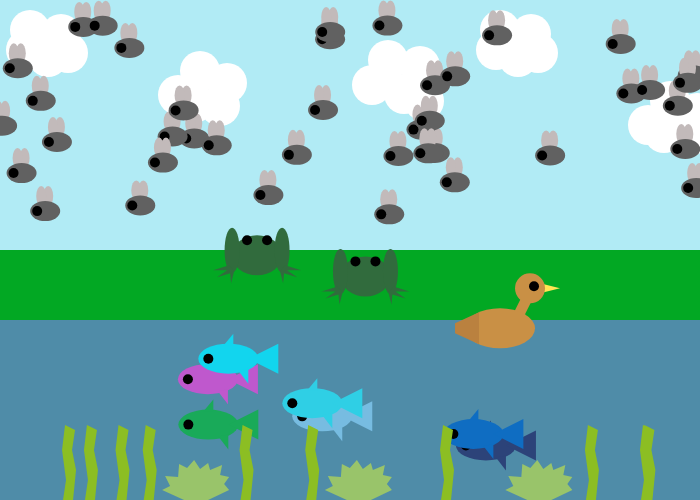
Frame 1 (no input)
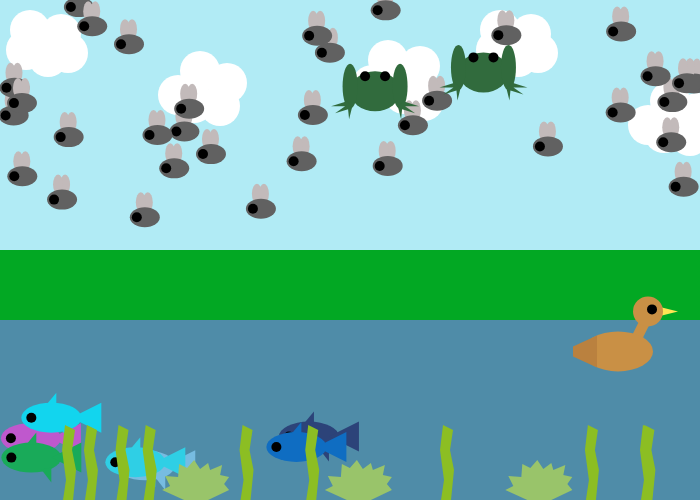
Frame 60 (no input)
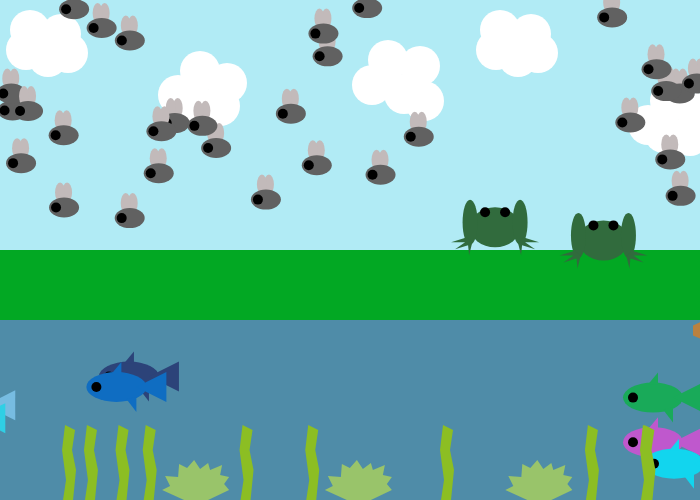
Frame 120 (the mouse pressed at the canvas centre since frame 60)

The p5.js sketch that drew these frames (run headless with seeded random() and noise() and a simulated clock; from frame 60 on, the mouse is pressed at the canvas centre):

// p5.js sketch
// ── sketch.js
var tamañoNube = 40;

var elPez;
var losPeces = [];
var numPeces = 7;

var laRana;
var lasRanas = [];
var numRanas = 2;

var pato;
var elPato = [];
var numPato = 1;

var laMosca;
var lasMoscas = [];
var numMoscas = 40;

var laPlantaMarina;
var lasPlantasMarinas = [];
var numPlantasMarinas = 3;

var elAlga;
var lasAlgas = [];
var numAlgas = 10;

function setup() { 
  createCanvas(700, 500);
  noStroke();
  
  //elPato = new Patito();
  for (var t = 0; t < numPato; t = t + 1) {
    elPato [t] = new Patito();
  }
  
  //elPez = new Pececito();
  for (var i = 0; i < numPeces; i = i + 1) {
    losPeces[i] = new Pececito();
  }
  
  //laRana = new Ranita();
  for (var j = 0; j < numRanas; j = j + 1) {
    lasRanas[j] = new Ranita();
  }
  
  //laMosca = new Mosquita();
  for (var u = 0; u < numMoscas; u = u + 1) {
    lasMoscas[u] = new Mosquita();
  }
  
  //laPlantaMarina = new PlantitaMarina();
  for (var p = 0; p < numPlantasMarinas; p = p + 1) {
    lasPlantasMarinas[p] = new PlantitaMarina();
  }
  
  //elAlga = new Alguita();
  for (var s = 0; s < numAlgas; s = s + 1){
    lasAlgas[s] = new Alguita();
  }
} 

function draw() { 
  background(220);
  //agua
  fill(79, 140, 168);
	rect(0, 320, 700, 380);
  //tierra
  fill(2, 168, 35);
	rect(0, 250, 700, 70);
  //cielo
  fill(177, 235, 245);
	rect(0, 0, 700, 250);
  fill(255, 255, 255);
  //nube1
  ellipse(30, 30, tamañoNube, tamañoNube);
	ellipse(61, 34, tamañoNube, tamañoNube);
	ellipse(26, 50, tamañoNube, tamañoNube);
	ellipse(48, 57, tamañoNube, tamañoNube);
	ellipse(68, 53, tamañoNube, tamañoNube);
	//nube 2
	ellipse(200, 71, tamañoNube, tamañoNube);
	ellipse(178, 95, tamañoNube, tamañoNube);
	ellipse(227, 83, tamañoNube, tamañoNube);
	ellipse(194, 103, tamañoNube, tamañoNube);
	ellipse(220, 106, tamañoNube, tamañoNube);
	//nube 3
	ellipse(388, 60, tamañoNube, tamañoNube);
	ellipse(372, 85, tamañoNube, tamañoNube);
	ellipse(404, 94, tamañoNube, tamañoNube);
	ellipse(424, 101, tamañoNube, tamañoNube);
	ellipse(420, 66, tamañoNube, tamañoNube);
  //nube 4
  ellipse(500, 30, tamañoNube, tamañoNube);
	ellipse(531, 34, tamañoNube, tamañoNube);
	ellipse(496, 50, tamañoNube, tamañoNube);
	ellipse(518, 57, tamañoNube, tamañoNube);
	ellipse(538, 53, tamañoNube, tamañoNube);
  //nube 5
  ellipse(670, 101, tamañoNube, tamañoNube);
	ellipse(648, 125, tamañoNube, tamañoNube);
	ellipse(697, 113, tamañoNube, tamañoNube);
	ellipse(664, 133, tamañoNube, tamañoNube);
	ellipse(690, 136, tamañoNube, tamañoNube);
  
  //peces
  //elPez.dibujarse();
  //elPez.moverse();
  for (var i = 0; i < numPeces; i = i + 1) {
    losPeces[i].dibujarse();
    losPeces[i].moverse();
    
    //nacen peces cuando tocan las plantas marinas
    for (var p = 0; p < numPlantasMarinas; p = p + 1){
      var distanciaCentro = dist(lasPlantasMarinas[p].x, lasPlantasMarinas[p].y, losPeces[i].x, losPeces[i].y);
      
      if(distanciaCentro < lasPlantasMarinas[p].tamaño){
        losPeces[i].nacer();
      }
    }
    
    //el pato se come a los peces 
    for (var t = 0; t < numPato; t = t + 1) {
      var disCentro = dist(elPato[t].x, elPato[t].y, losPeces[i].x, losPeces[i].y);

      if (disCentro < elPato[t].tamañoX/3) {
        losPeces[i].morir();
      }
    }
  }
  
  //algas
  //elAlga.dibujarse();
  for(var s = 0; s < numAlgas; s = s + 1){
    lasAlgas[s].dibujarse();
    
    for (var i = 0; i < numPeces; i = i + 1) {
    	var distanCentro = dist(losPeces[i].x, losPeces[i].y, lasAlgas[s].x, (lasAlgas[s].y - 70));
    
    	if (distanCentro < losPeces[i].tamañoX) {
      	lasAlgas[s].morir();
      }
    }
  }
  
  //mosca
  //laMosca.dibujarse();
  //laMosca.moverse();
  for (var u = 0; u < numMoscas; u = u + 1) {
    lasMoscas[u].dibujarse();
    lasMoscas[u].moverse();
    
    //las ranitas se comen a las moscas
    for (var j = 0; j < numRanas; j = j + 1) {
      var distCentro = dist(lasRanas[j].x, lasRanas[j].y, lasMoscas[u].x, lasMoscas[u].y);

      if (distCentro < lasRanas[j].tamañoX/2) {
        lasMoscas[u].morir();
      }
    }
  }
  
  //rana
  //laRana.dibujarse();
  //laRana.moverse();
  for (var j = 0; j < numRanas; j = j + 1) {
    lasRanas[j].dibujarse();
    lasRanas[j].moverse();
  }
  
  //pato
  //pato.dibujarse();
  //pato.moverse();
  for (var t = 0; t < numPato; t = t + 1) {
    elPato[t].dibujarse();
    elPato[t].moverse();
  }
  
  //plantas marinas
  //laPlantaMarina.dibujarse();
  for (var p = 0; p < numPlantasMarinas; p = p + 1){
    lasPlantasMarinas[p].dibujarse();
  }
}

// familia Pececito
function Pececito() {
  var bodyColor = color(random(255), random(255), random(255));
  this.x = random(0, width);
  this.y = random(350, height - 30);
  this.tamanoX = 60;
  this.tamanoY = 30;
  this.dirPezX = 1;
	this.dirPezY = 1;
  this.viva = true;

  this.dibujarse = function() {
    if (this.viva == true) {
  		fill(bodyColor);
      ellipse(this.x, this.y, this.tamanoX, this.tamanoY);
  		triangle(this.x + 20, this.y, this.x+50, this.y-15, this.x+50, this.y+15);
  		triangle(this.x-5, this.y-13, this.x+5, this.y-13, this.x+5, this.y-25);
  		triangle(this.x+10, this.y+12, this.x+20, this.y+10, this.x+20, this.y+25);
  			//ojo
  		fill(0, 0, 0);
  		ellipse(this.x-20, this.y, this.tamanoX-50, this.tamanoY-20);
    }
  }

  this.moverse = function() {
    this.x = this.x + (3*(-this.dirPezX));
    if(this.x > width + 40 || this.x < -60){
      this.x = width + 40;
    }
    this.y = this.y + (1 * this.dirPezY);
    if(this.y > height - 30 || this.y < 350){
      this.dirPezY = -this.dirPezY;
    }
  }

  this.morir = function() {
    this.viva = false;
  }
  
  this.nacer = function() {
    this.viva = true;
  }
}

//familia rana
function Ranita() {
  this.x = random(0, width);
  this.y = random(250, 290);
  this.tamañoX = 50;
  this.tamañoY = 40;
  this.dirRanaX = 1;
	this.dirRanaY = 1;

  this.dibujarse = function() {
    fill(49, 107, 61);
  	ellipse(this.x, this.y, this.tamañoX, this.tamañoY);
  	ellipse(this.x - 25, this.y - 5, this.tamañoX - 35, this.tamañoY + 5);
  	beginShape();
  	vertex(this.x - 23, this.y + 16);
  	vertex(this.x - 26, this.y + 28);
  	vertex(this.x - 27, this.y + 18);
  	vertex(this.x - 40, this.y + 22);
  	vertex(this.x - 30, this.y + 15);
  	vertex(this.x - 44, this.y + 15);
  	vertex(this.x - 28, this.y + 10);
  	endShape(CLOSE);
  	ellipse(this.x + 25, this.y - 5, this.tamañoX - 35, this.tamañoY + 5);
  	beginShape();
  	vertex(this.x + 23, this.y + 16);
  	vertex(this.x + 26, this.y + 28);
  	vertex(this.x + 27, this.y + 18);
  	vertex(this.x + 40, this.y + 22);
  	vertex(this.x + 30, this.y + 15);
  	vertex(this.x + 44, this.y + 15);
  	vertex(this.x + 28, this.y + 10);
  	endShape(CLOSE);
  		//ojos
  	fill(0, 0, 0);
  	ellipse(this.x - 10, this.y - 15, this.tamañoX - 40, this.tamañoY - 30);
  	ellipse(this.x + 10, this.y - 15, this.tamañoX - 40, this.tamañoY - 30);
  }

  this.moverse = function() {
    this.x = this.x + (2*this.dirRanaX);
    if(this.x > width || this.x < 0){
      this.dirRanaX = -this.dirRanaX;
    }
    this.y = this.y + (4 * this.dirRanaY);
    if(this.y > 290 || this.y < 40){
      this.dirRanaY = -this.dirRanaY;
    }
  }
}

//familia pato
function Patito() {
  this.x = random(0, width);
  this.y = random(360, 320);
  this.tamañoX = 70;
  this.tamañoY = 40;
  this.dirPatoX = 1;
	this.dirPatoY = 1;

  this.dibujarse = function() {
    fill(255, 229, 84);
  	triangle(this.x + 40, this.y - 45, this.x + 60, this.y - 40, this.x + 40, this.y - 35);
  	fill(201, 144, 69);
  	beginShape();
  	vertex(this.x + 21, this.y - 30);
  	vertex(this.x + 33, this.y - 30);
  	vertex(this.x + 23, this.y - 10);
  	vertex(this.x + 11, this.y - 10);
  	endShape(CLOSE);
  	ellipse(this.x + 30, this.y - 40, this.tamañoX - 40, this.tamañoY - 10);
  	ellipse(this.x, this.y, this.tamañoX, this.tamañoY);
  	fill(186, 129, 63);
  	beginShape();
  	vertex(this.x - 21, this.y - 16);
  	vertex(this.x - 21, this.y + 16);
  	vertex(this.x - 45, this.y + 5);
  	vertex(this.x - 45, this.y - 5);
  	endShape(CLOSE);
  		//ojo
  	fill(0, 0, 0);
  	ellipse(this.x + 34, this.y - 42, this.tamañoX - 60, this.tamañoY - 30);
  }

  this.moverse = function() {
    this.x = this.x + (2*this.dirPatoX);
    if(this.x > width + 40 || this.x < -60){
      this.x = -40;
    }
    this.y = this.y + (0.7 * this.dirPatoY);
    if(this.y > 360 || this.y < 320){
      this.dirPatoY = -this.dirPatoY;
    }
  }
}
 //familia mosquita
function Mosquita() {
  this.x = random(0, width);
  this.y = random(20, 215);
  this.tamañoX = 30;
  this.tamañoY = 20;
  this.dirMoscaX = 1;
	this.dirMoscaY = 1;
  this.viva = true;

  this.dibujarse = function() {
    if (this.viva == true) {
      fill(194, 186, 186);
  		ellipse(this.x + 3, this.y - 15, this.tamañoX - 20, this.tamañoY);
  		ellipse(this.x - 4, this.y - 15, this.tamañoX - 20, this.tamañoY);
  		fill(97, 97, 97);
  		ellipse(this.x, this.y, this.tamañoX, this.tamañoY);
  			//ojo
  		fill(0, 0, 0);
  		ellipse(this.x - 8, this.y, this.tamañoX - 20, this.tamañoY - 10);
    }
  }

  this.moverse = function() {
    this.x = this.x + random(-2, 2);
    if(this.x > width || this.x < 0){
      this.disMoscaX = - this.dirMoscaX
    }
    this.y = this.y + random(-2, 2);
    if(this.y > 220 || this.y < 20){
      this.dirMoscaY = -this.dirMoscaY
    }
  }

  this.morir = function() {
    this.viva = false;
  }
  
  this.nacer = function() {
    
  }
}

//familia plantas marinas
function PlantitaMarina(){
  this.x = random(30, width - 30);
  this.y = 485;
  this.tamaño = 30;
  this.dirMoscaX = 1;
	this.dirMoscaY = 1;
  this.viva = true;

  this.dibujarse = function() {
    fill(153, 196, 106);
    ellipse(this.x, this.y, this.tamaño, this.tamaño);
		beginShape();
		vertex(this.x - 12, this.y + 15);
		vertex(this.x - 34, this.y + 5);
		vertex(this.x - 26, this.y + 1);
		vertex(this.x - 31, this.y - 9);
		vertex(this.x - 18, this.y - 8);
		vertex(this.x - 17, this.y - 21);
		vertex(this.x - 9, this.y - 17);
		vertex(this.x - 2, this.y - 25);
		vertex(this.x + 4, this.y - 16);
		vertex(this.x + 12, this.y - 22);
		vertex(this.x + 14, this.y - 15);
		vertex(this.x + 26, this.y - 20);
		vertex(this.x + 24, this.y - 10);
		vertex(this.x + 33, this.y - 8);
		vertex(this.x + 28, this.y - 1);
		vertex(this.x + 33, this.y + 5);
		vertex(this.x + 12, this.y + 15);
		endShape(CLOSE);
  }
}

//familia plantas marinas
function Alguita(){
  this.x = random(20, width - 20);
  this.y = 500;
  this.viva = true;
  
  this.dibujarse = function() {
	if(this.viva == true){
    		fill(140, 190, 35);
  		beginShape();
  		vertex(this.x, this.y);
  		vertex(this.x + 3, this.y - 20);
  		vertex(this.x - 1, this.y - 50);
  		vertex(this.x + 2, this.y - 75);
  		vertex(this.x + 12, this.y - 70);
  		vertex(this.x + 9, this.y - 50);
  		vertex(this.x + 13, this.y - 30);
  		vertex(this.x + 10, this.y);
  		endShape(CLOSE);
	}
  }
  
  this.morir = function() {
    this.viva = false;
  }
  
}
